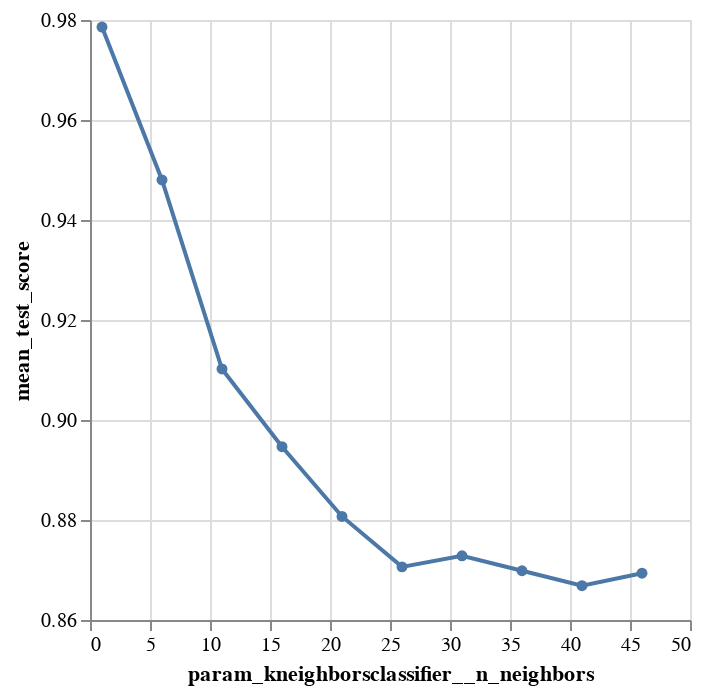

Write notebook code for a chart like this one.
### Code cell
DMSNR_tune_grid = GridSearchCV(
    estimator=DMSNR_tune_pipe,
    param_grid=DMSNR_parameter_grid,
    cv=100
)
scaled_training_DMSNR
DMSNR_accuracies_grid = pd.DataFrame(
    DMSNR_tune_grid.fit(
        scaled_training_DMSNR,
        upsampled_pulsar["type"]
    ).cv_results_
)
cross_val_plot=alt.Chart(DMSNR_accuracies_grid).mark_line(point=True).encode(
    y=alt.Y("mean_test_score").scale(zero=False),
    x=alt.X("param_kneighborsclassifier__n_neighbors"),
)
cross_val_plot

### Figure 1 — Vega-Lite specification as saved in the notebook (floating-point values rounded to 4 significant figures)
{"config": {"view": {"continuousWidth": 300, "continuousHeight": 300}}, "data": {"name": "data-10bfdb8a8f41f21e35ce711793d48f45"}, "mark": {"type": "line", "point": true}, "encoding": {"x": {"field": "param_kneighborsclassifier__n_neighbors", "type": "quantitative"}, "y": {"field": "mean_test_score", "scale": {"zero": false}, "type": "quantitative"}}, "$schema": "https://vega.github.io/schema/vega-lite/v5.15.1.json", "datasets": {"data-10bfdb8a8f41f21e35ce711793d48f45": [{"mean_fit_time": 0.05232, "std_fit_time": 0.00819, "mean_score_time": 0.01761, "std_score_time": 0.00379, "param_kneighborsclassifier__n_neighbors": 1, "params": {"kneighborsclassifier__n_neighbors": 1}, "split0_test_score": 0.9754, "split1_test_score": 0.9713, "split2_test_score": 0.9754, "split3_test_score": 0.9836, "split4_test_score": 0.9836, "split5_test_score": 0.9836, "split6_test_score": 0.9836, "split7_test_score": 0.9754, "split8_test_score": 0.9877, "split9_test_score": 0.9959, "split10_test_score": 0.9754, "split11_test_score": 0.9713, "split12_test_score": 0.9754, "split13_test_score": 0.9836, "split14_test_score": 0.9754, "split15_test_score": 0.9795, "split16_test_score": 0.9836, "split17_test_score": 0.9754, "split18_test_score": 0.9877, "split19_test_score": 0.9836, "split20_test_score": 0.9713, "split21_test_score": 0.9877, "split22_test_score": 0.9754, "split23_test_score": 0.9877, "split24_test_score": 0.9836, "split25_test_score": 0.9877, "split26_test_score": 0.9754, "split27_test_score": 0.9754, "split28_test_score": 0.9836, "split29_test_score": 0.9836, "split30_test_score": 0.9836, "split31_test_score": 0.9795, "split32_test_score": 0.9836, "split33_test_score": 0.9877, "split34_test_score": 0.9836, "split35_test_score": 0.9795, "split36_test_score": 0.9918, "split37_test_score": 0.9713, "split38_test_score": 0.9672, "split39_test_score": 0.9754, "split40_test_score": 0.9713, "split41_test_score": 0.9713, "split42_test_score": 0.9754, "split43_test_score": 0.9754, "split44_test_score": 0.9877, "split45_test_score": 0.9795, "split46_test_score": 0.9672, "split47_test_score": 0.9795, "split48_test_score": 0.9836, "split49_test_score": 0.9795, "split50_test_score": 0.9754, "split51_test_score": 0.9713, "split52_test_score": 0.9877, "split53_test_score": 0.9836, "split54_test_score": 0.9877, "split55_test_score": 0.9795, "split56_test_score": 0.9713, "split57_test_score": 0.9836, "split58_test_score": 0.9836, "split59_test_score": 0.9754, "split60_test_score": 0.9672, "split61_test_score": 0.9631, "split62_test_score": 0.9713, "split63_test_score": 0.9836, "split64_test_score": 0.9754, "split65_test_score": 0.9795, "split66_test_score": 0.9795, "split67_test_score": 0.9836, "split68_test_score": 0.9918, "split69_test_score": 0.9836, "split70_test_score": 0.9713, "split71_test_score": 0.9836, "split72_test_score": 0.9877, "split73_test_score": 0.9795, "split74_test_score": 0.9631, "split75_test_score": 0.9754, "split76_test_score": 0.9754, "split77_test_score": 0.9877, "split78_test_score": 0.9836, "split79_test_score": 0.9713, "split80_test_score": 0.9672, "split81_test_score": 0.9795, "split82_test_score": 0.9754, "split83_test_score": 0.9713, "split84_test_score": 0.9754, "split85_test_score": 0.9672, "split86_test_score": 0.9795, "split87_test_score": 0.9877, "split88_test_score": 0.9835, "split89_test_score": 0.9877, "split90_test_score": 0.9877, "split91_test_score": 0.9753, "split92_test_score": 0.9671, "split93_test_score": 0.9712, "split94_test_score": 0.9753, "split95_test_score": 0.9753, "split96_test_score": 0.9753, "split97_test_score": 0.9671, "split98_test_score": 0.9712, "split99_test_score": 0.9712, "mean_test_score": 0.9786, "std_test_score": 0.006953, "rank_test_score": 1}, {"mean_fit_time": 0.04944, "std_fit_time": 0.005935, "mean_score_time": 0.0177, "std_score_time": 0.002751, "param_kneighborsclassifier__n_neighbors": 6, "params": {"kneighborsclassifier__n_neighbors": 6}, "split0_test_score": 0.9344, "split1_test_score": 0.9426, "split2_test_score": 0.9426, "split3_test_score": 0.9344, "split4_test_score": 0.9426, "split5_test_score": 0.9631, "split6_test_score": 0.9508, "split7_test_score": 0.9754, "split8_test_score": 0.9426, "split9_test_score": 0.9713, "split10_test_score": 0.959, "split11_test_score": 0.9385, "split12_test_score": 0.9262, "split13_test_score": 0.959, "split14_test_score": 0.9467, "split15_test_score": 0.959, "split16_test_score": 0.9754, "split17_test_score": 0.9549, "split18_test_score": 0.9672, "split19_test_score": 0.9467, "split20_test_score": 0.9344, "split21_test_score": 0.9303, "split22_test_score": 0.9426, "split23_test_score": 0.959, "split24_test_score": 0.9262, "split25_test_score": 0.9426, "split26_test_score": 0.9549, "split27_test_score": 0.9467, "split28_test_score": 0.9631, "split29_test_score": 0.9549, "split30_test_score": 0.9467, "split31_test_score": 0.9426, "split32_test_score": 0.9549, "split33_test_score": 0.959, "split34_test_score": 0.9549, "split35_test_score": 0.9631, "split36_test_score": 0.9467, "split37_test_score": 0.9467, "split38_test_score": 0.9344, "split39_test_score": 0.9467, "split40_test_score": 0.9344, "split41_test_score": 0.9426, "split42_test_score": 0.9426, "split43_test_score": 0.9385, "split44_test_score": 0.9467, "split45_test_score": 0.9303, "split46_test_score": 0.9467, "split47_test_score": 0.9303, "split48_test_score": 0.9549, "split49_test_score": 0.9385, "split50_test_score": 0.959, "split51_test_score": 0.9344, "split52_test_score": 0.9549, "split53_test_score": 0.9631, "split54_test_score": 0.9467, "split55_test_score": 0.9631, "split56_test_score": 0.9385, "split57_test_score": 0.9426, "split58_test_score": 0.9672, "split59_test_score": 0.9303, "split60_test_score": 0.9467, "split61_test_score": 0.9262, "split62_test_score": 0.9426, "split63_test_score": 0.959, "split64_test_score": 0.9508, "split65_test_score": 0.9508, "split66_test_score": 0.9508, "split67_test_score": 0.9713, "split68_test_score": 0.9713, "split69_test_score": 0.918, "split70_test_score": 0.9344, "split71_test_score": 0.9467, "split72_test_score": 0.9508, "split73_test_score": 0.9754, "split74_test_score": 0.9508, "split75_test_score": 0.9303, "split76_test_score": 0.9426, "split77_test_score": 0.9713, "split78_test_score": 0.9426, "split79_test_score": 0.9426, "split80_test_score": 0.9508, "split81_test_score": 0.9426, "split82_test_score": 0.9426, "split83_test_score": 0.9426, "split84_test_score": 0.9508, "split85_test_score": 0.9426, "split86_test_score": 0.959, "split87_test_score": 0.9631, "split88_test_score": 0.9342, "split89_test_score": 0.9547, "split90_test_score": 0.9671, "split91_test_score": 0.9547, "split92_test_score": 0.9342, "split93_test_score": 0.9547, "split94_test_score": 0.9465, "split95_test_score": 0.9424, "split96_test_score": 0.9259, "split97_test_score": 0.9588, "split98_test_score": 0.9424, "split99_test_score": 0.9259, "mean_test_score": 0.948, "std_test_score": 0.01266, "rank_test_score": 2}, {"mean_fit_time": 0.05702, "std_fit_time": 0.01359, "mean_score_time": 0.02147, "std_score_time": 0.006109, "param_kneighborsclassifier__n_neighbors": 11, "params": {"kneighborsclassifier__n_neighbors": 11}, "split0_test_score": 0.9057, "split1_test_score": 0.9098, "split2_test_score": 0.9016, "split3_test_score": 0.8893, "split4_test_score": 0.8975, "split5_test_score": 0.9303, "split6_test_score": 0.9016, "split7_test_score": 0.9139, "split8_test_score": 0.8852, "split9_test_score": 0.918, "split10_test_score": 0.9221, "split11_test_score": 0.8975, "split12_test_score": 0.8811, "split13_test_score": 0.9344, "split14_test_score": 0.8811, "split15_test_score": 0.9098, "split16_test_score": 0.9385, "split17_test_score": 0.9057, "split18_test_score": 0.9057, "split19_test_score": 0.9057, "split20_test_score": 0.8975, "split21_test_score": 0.9098, "split22_test_score": 0.8811, "split23_test_score": 0.9098, "split24_test_score": 0.8893, "split25_test_score": 0.9221, "split26_test_score": 0.9139, "split27_test_score": 0.918, "split28_test_score": 0.9385, "split29_test_score": 0.9262, "split30_test_score": 0.8852, "split31_test_score": 0.9016, "split32_test_score": 0.9221, "split33_test_score": 0.9139, "split34_test_score": 0.9098, "split35_test_score": 0.9426, "split36_test_score": 0.918, "split37_test_score": 0.8975, "split38_test_score": 0.9057, "split39_test_score": 0.9262, "split40_test_score": 0.9057, "split41_test_score": 0.8934, "split42_test_score": 0.9139, "split43_test_score": 0.9098, "split44_test_score": 0.9221, "split45_test_score": 0.8975, "split46_test_score": 0.918, "split47_test_score": 0.877, "split48_test_score": 0.9344, "split49_test_score": 0.9016, "split50_test_score": 0.9221, "split51_test_score": 0.9057, "split52_test_score": 0.9057, "split53_test_score": 0.9262, "split54_test_score": 0.8975, "split55_test_score": 0.9057, "split56_test_score": 0.9221, "split57_test_score": 0.8975, "split58_test_score": 0.9139, "split59_test_score": 0.9057, "split60_test_score": 0.9139, "split61_test_score": 0.877, "split62_test_score": 0.918, "split63_test_score": 0.918, "split64_test_score": 0.9098, "split65_test_score": 0.8975, "split66_test_score": 0.9139, "split67_test_score": 0.9426, "split68_test_score": 0.9385, "split69_test_score": 0.8934, "split70_test_score": 0.918, "split71_test_score": 0.9098, "split72_test_score": 0.9098, "split73_test_score": 0.9426, "split74_test_score": 0.9139, "split75_test_score": 0.9057, "split76_test_score": 0.918, "split77_test_score": 0.9303, "split78_test_score": 0.918, "split79_test_score": 0.9139, "split80_test_score": 0.9016, "split81_test_score": 0.9098, "split82_test_score": 0.9057, "split83_test_score": 0.8893, "split84_test_score": 0.9262, "split85_test_score": 0.8975, "split86_test_score": 0.9221, "split87_test_score": 0.9221, "split88_test_score": 0.8765, "split89_test_score": 0.9383, "split90_test_score": 0.9465, "split91_test_score": 0.9177, "split92_test_score": 0.9053, "split93_test_score": 0.893, "split94_test_score": 0.9218, "split95_test_score": 0.9136, "split96_test_score": 0.893, "split97_test_score": 0.8848, "split98_test_score": 0.9136, "split99_test_score": 0.8971, "mean_test_score": 0.9102, "std_test_score": 0.01586, "rank_test_score": 3}, {"mean_fit_time": 0.0479, "std_fit_time": 0.00367, "mean_score_time": 0.0177, "std_score_time": 0.001756, "param_kneighborsclassifier__n_neighbors": 16, "params": {"kneighborsclassifier__n_neighbors": 16}, "split0_test_score": 0.8934, "split1_test_score": 0.8934, "split2_test_score": 0.8689, "split3_test_score": 0.8566, "split4_test_score": 0.8607, "split5_test_score": 0.8975, "split6_test_score": 0.8975, "split7_test_score": 0.9098, "split8_test_score": 0.8852, "split9_test_score": 0.8934, "split10_test_score": 0.9016, "split11_test_score": 0.8934, "split12_test_score": 0.8607, "split13_test_score": 0.918, "split14_test_score": 0.8689, "split15_test_score": 0.8852, "split16_test_score": 0.9098, "split17_test_score": 0.9139, "split18_test_score": 0.9221, "split19_test_score": 0.8852, "split20_test_score": 0.873, "split21_test_score": 0.9057, "split22_test_score": 0.873, "split23_test_score": 0.8893, "split24_test_score": 0.9139, "split25_test_score": 0.9016, "split26_test_score": 0.8852, "split27_test_score": 0.9344, "split28_test_score": 0.9098, "split29_test_score": 0.9139, "split30_test_score": 0.8811, "split31_test_score": 0.8975, "split32_test_score": 0.8934, "split33_test_score": 0.8893, "split34_test_score": 0.9057, "split35_test_score": 0.9139, "split36_test_score": 0.8975, "split37_test_score": 0.9016, "split38_test_score": 0.9098, "split39_test_score": 0.9139, "split40_test_score": 0.8893, "split41_test_score": 0.8689, "split42_test_score": 0.9016, "split43_test_score": 0.877, "split44_test_score": 0.8934, "split45_test_score": 0.8893, "split46_test_score": 0.9098, "split47_test_score": 0.8689, "split48_test_score": 0.918, "split49_test_score": 0.8975, "split50_test_score": 0.9098, "split51_test_score": 0.8934, "split52_test_score": 0.9057, "split53_test_score": 0.9098, "split54_test_score": 0.8607, "split55_test_score": 0.8934, "split56_test_score": 0.9098, "split57_test_score": 0.8893, "split58_test_score": 0.8934, "split59_test_score": 0.8975, "split60_test_score": 0.8893, "split61_test_score": 0.873, "split62_test_score": 0.9057, "split63_test_score": 0.8934, "split64_test_score": 0.9016, "split65_test_score": 0.8975, "split66_test_score": 0.873, "split67_test_score": 0.9303, "split68_test_score": 0.9344, "split69_test_score": 0.8811, "split70_test_score": 0.9221, "split71_test_score": 0.8852, "split72_test_score": 0.8893, "split73_test_score": 0.9057, "split74_test_score": 0.9057, "split75_test_score": 0.873, "split76_test_score": 0.9098, "split77_test_score": 0.9057, "split78_test_score": 0.8852, "split79_test_score": 0.918, "split80_test_score": 0.873, "split81_test_score": 0.918, "split82_test_score": 0.9139, "split83_test_score": 0.877, "split84_test_score": 0.918, "split85_test_score": 0.8689, "split86_test_score": 0.8934, "split87_test_score": 0.9016, "split88_test_score": 0.8765, "split89_test_score": 0.8971, "split90_test_score": 0.93, "split91_test_score": 0.8807, "split92_test_score": 0.8848, "split93_test_score": 0.8807, "split94_test_score": 0.9053, "split95_test_score": 0.8889, "split96_test_score": 0.8642, "split97_test_score": 0.856, "split98_test_score": 0.8889, "split99_test_score": 0.8724, "mean_test_score": 0.8947, "std_test_score": 0.01794, "rank_test_score": 4}, {"mean_fit_time": 0.04773, "std_fit_time": 0.001799, "mean_score_time": 0.01858, "std_score_time": 0.003002, "param_kneighborsclassifier__n_neighbors": 21, "params": {"kneighborsclassifier__n_neighbors": 21}, "split0_test_score": 0.8852, "split1_test_score": 0.8852, "split2_test_score": 0.8525, "split3_test_score": 0.8607, "split4_test_score": 0.8648, "split5_test_score": 0.8811, "split6_test_score": 0.8689, "split7_test_score": 0.877, "split8_test_score": 0.877, "split9_test_score": 0.8811, "split10_test_score": 0.8852, "split11_test_score": 0.8566, "split12_test_score": 0.832, "split13_test_score": 0.9057, "split14_test_score": 0.8607, "split15_test_score": 0.8811, "split16_test_score": 0.8975, "split17_test_score": 0.918, "split18_test_score": 0.9139, "split19_test_score": 0.8689, "split20_test_score": 0.8566, "split21_test_score": 0.9016, "split22_test_score": 0.8443, "split23_test_score": 0.8402, "split24_test_score": 0.8934, "split25_test_score": 0.8934, "split26_test_score": 0.877, "split27_test_score": 0.918, "split28_test_score": 0.873, "split29_test_score": 0.8934, "split30_test_score": 0.8648, "split31_test_score": 0.8893, "split32_test_score": 0.9016, "split33_test_score": 0.877, "split34_test_score": 0.877, "split35_test_score": 0.8975, "split36_test_score": 0.877, "split37_test_score": 0.8934, "split38_test_score": 0.8852, "split39_test_score": 0.9098, "split40_test_score": 0.8852, "split41_test_score": 0.8484, "split42_test_score": 0.8566, "split43_test_score": 0.8689, "split44_test_score": 0.8893, "split45_test_score": 0.8566, "split46_test_score": 0.9098, "split47_test_score": 0.8443, "split48_test_score": 0.9221, "split49_test_score": 0.873, "split50_test_score": 0.8934, "split51_test_score": 0.8811, "split52_test_score": 0.8975, "split53_test_score": 0.9098, "split54_test_score": 0.8648, "split55_test_score": 0.8852, "split56_test_score": 0.8934, "split57_test_score": 0.877, "split58_test_score": 0.8934, "split59_test_score": 0.9016, "split60_test_score": 0.8566, "split61_test_score": 0.8566, "split62_test_score": 0.9057, "split63_test_score": 0.8648, "split64_test_score": 0.8893, "split65_test_score": 0.8893, "split66_test_score": 0.877, "split67_test_score": 0.918, "split68_test_score": 0.9221, "split69_test_score": 0.8811, "split70_test_score": 0.8975, "split71_test_score": 0.8934, "split72_test_score": 0.8811, "split73_test_score": 0.9057, "split74_test_score": 0.918, "split75_test_score": 0.8811, "split76_test_score": 0.8648, "split77_test_score": 0.9139, "split78_test_score": 0.8607, "split79_test_score": 0.8893, "split80_test_score": 0.8607, "split81_test_score": 0.9057, "split82_test_score": 0.8893, "split83_test_score": 0.8607, "split84_test_score": 0.9016, "split85_test_score": 0.8525, "split86_test_score": 0.8852, "split87_test_score": 0.8975, "split88_test_score": 0.8642, "split89_test_score": 0.8807, "split90_test_score": 0.8971, "split91_test_score": 0.8601, "split92_test_score": 0.8519, "split93_test_score": 0.8642, "split94_test_score": 0.893, "split95_test_score": 0.8765, "split96_test_score": 0.8477, "split97_test_score": 0.8354, "split98_test_score": 0.856, "split99_test_score": 0.856, "mean_test_score": 0.8807, "std_test_score": 0.02114, "rank_test_score": 5}, {"mean_fit_time": 0.0484, "std_fit_time": 0.003263, "mean_score_time": 0.01845, "std_score_time": 0.001384, "param_kneighborsclassifier__n_neighbors": 26, "params": {"kneighborsclassifier__n_neighbors": 26}, "split0_test_score": 0.877, "split1_test_score": 0.873, "split2_test_score": 0.8648, "split3_test_score": 0.8484, "split4_test_score": 0.8607, "split5_test_score": 0.873, "split6_test_score": 0.8607, "split7_test_score": 0.877, "split8_test_score": 0.873, "split9_test_score": 0.8607, "split10_test_score": 0.8852, "split11_test_score": 0.8566, "split12_test_score": 0.8238, "split13_test_score": 0.9057, "split14_test_score": 0.873, "split15_test_score": 0.877, "split16_test_score": 0.8893, "split17_test_score": 0.9057, "split18_test_score": 0.9139, "split19_test_score": 0.8566, "split20_test_score": 0.8156, "split21_test_score": 0.8689, "split22_test_score": 0.8361, "split23_test_score": 0.8402, "split24_test_score": 0.8443, "split25_test_score": 0.877, "split26_test_score": 0.8566, "split27_test_score": 0.8975, "split28_test_score": 0.8566, "split29_test_score": 0.9016, "split30_test_score": 0.8566, "split31_test_score": 0.8689, "split32_test_score": 0.8852, "split33_test_score": 0.877, "split34_test_score": 0.8893, "split35_test_score": 0.8852, "split36_test_score": 0.8525, "split37_test_score": 0.8648, "split38_test_score": 0.8852, "split39_test_score": 0.8975, "split40_test_score": 0.877, "split41_test_score": 0.8525, "split42_test_score": 0.8566, "split43_test_score": 0.8525, "split44_test_score": 0.877, "split45_test_score": 0.8402, "split46_test_score": 0.8934, "split47_test_score": 0.832, "split48_test_score": 0.9098, "split49_test_score": 0.8811, "split50_test_score": 0.8607, "split51_test_score": 0.8525, "split52_test_score": 0.8893, "split53_test_score": 0.9016, "split54_test_score": 0.8402, "split55_test_score": 0.8648, "split56_test_score": 0.8811, "split57_test_score": 0.877, "split58_test_score": 0.8607, "split59_test_score": 0.8975, "split60_test_score": 0.8525, "split61_test_score": 0.8648, "split62_test_score": 0.8811, "split63_test_score": 0.8525, "split64_test_score": 0.9016, "split65_test_score": 0.8607, "split66_test_score": 0.8566, "split67_test_score": 0.918, "split68_test_score": 0.918, "split69_test_score": 0.873, "split70_test_score": 0.873, "split71_test_score": 0.8811, "split72_test_score": 0.8525, "split73_test_score": 0.9016, "split74_test_score": 0.9139, "split75_test_score": 0.8525, "split76_test_score": 0.877, "split77_test_score": 0.9057, "split78_test_score": 0.8566, "split79_test_score": 0.8811, "split80_test_score": 0.877, "split81_test_score": 0.8852, "split82_test_score": 0.877, "split83_test_score": 0.8566, "split84_test_score": 0.877, "split85_test_score": 0.8279, "split86_test_score": 0.8893, "split87_test_score": 0.8975, "split88_test_score": 0.8436, "split89_test_score": 0.8683, "split90_test_score": 0.8848, "split91_test_score": 0.8683, "split92_test_score": 0.8601, "split93_test_score": 0.8848, "split94_test_score": 0.8477, "split95_test_score": 0.8724, "split96_test_score": 0.8354, "split97_test_score": 0.8395, "split98_test_score": 0.8354, "split99_test_score": 0.8519, "mean_test_score": 0.8706, "std_test_score": 0.02208, "rank_test_score": 7}, {"mean_fit_time": 0.0477, "std_fit_time": 0.003141, "mean_score_time": 0.01839, "std_score_time": 0.00126, "param_kneighborsclassifier__n_neighbors": 31, "params": {"kneighborsclassifier__n_neighbors": 31}, "split0_test_score": 0.8566, "split1_test_score": 0.8689, "split2_test_score": 0.8689, "split3_test_score": 0.8607, "split4_test_score": 0.8648, "split5_test_score": 0.8893, "split6_test_score": 0.8607, "split7_test_score": 0.873, "split8_test_score": 0.873, "split9_test_score": 0.8893, "split10_test_score": 0.8975, "split11_test_score": 0.8811, "split12_test_score": 0.8443, "split13_test_score": 0.9139, "split14_test_score": 0.8852, "split15_test_score": 0.8811, "split16_test_score": 0.8975, "split17_test_score": 0.9139, "split18_test_score": 0.918, "split19_test_score": 0.8566, "split20_test_score": 0.8156, "split21_test_score": 0.877, "split22_test_score": 0.8279, "split23_test_score": 0.8525, "split24_test_score": 0.8484, "split25_test_score": 0.8811, "split26_test_score": 0.8607, "split27_test_score": 0.8934, "split28_test_score": 0.877, "split29_test_score": 0.9139, "split30_test_score": 0.8443, "split31_test_score": 0.877, "split32_test_score": 0.8934, "split33_test_score": 0.8893, "split34_test_score": 0.8934, "split35_test_score": 0.9016, "split36_test_score": 0.8566, "split37_test_score": 0.873, "split38_test_score": 0.8893, "split39_test_score": 0.9057, "split40_test_score": 0.873, "split41_test_score": 0.8525, "split42_test_score": 0.8566, "split43_test_score": 0.8607, "split44_test_score": 0.8648, "split45_test_score": 0.8443, "split46_test_score": 0.8934, "split47_test_score": 0.8484, "split48_test_score": 0.9016, "split49_test_score": 0.8648, "split50_test_score": 0.8484, "split51_test_score": 0.8566, "split52_test_score": 0.8811, "split53_test_score": 0.8934, "split54_test_score": 0.8566, "split55_test_score": 0.8443, "split56_test_score": 0.8975, "split57_test_score": 0.8689, "split58_test_score": 0.8689, "split59_test_score": 0.8811, "split60_test_score": 0.8525, "split61_test_score": 0.8607, "split62_test_score": 0.8852, "split63_test_score": 0.8648, "split64_test_score": 0.8934, "split65_test_score": 0.8648, "split66_test_score": 0.8566, "split67_test_score": 0.9098, "split68_test_score": 0.9057, "split69_test_score": 0.8607, "split70_test_score": 0.8852, "split71_test_score": 0.8689, "split72_test_score": 0.8607, "split73_test_score": 0.8893, "split74_test_score": 0.9098, "split75_test_score": 0.8648, "split76_test_score": 0.873, "split77_test_score": 0.8934, "split78_test_score": 0.8566, "split79_test_score": 0.877, "split80_test_score": 0.877, "split81_test_score": 0.8934, "split82_test_score": 0.873, "split83_test_score": 0.8607, "split84_test_score": 0.8934, "split85_test_score": 0.8238, "split86_test_score": 0.8975, "split87_test_score": 0.8852, "split88_test_score": 0.8395, "split89_test_score": 0.8848, "split90_test_score": 0.893, "split91_test_score": 0.8807, "split92_test_score": 0.8601, "split93_test_score": 0.8683, "split94_test_score": 0.8642, "split95_test_score": 0.8848, "split96_test_score": 0.8436, "split97_test_score": 0.8395, "split98_test_score": 0.823, "split99_test_score": 0.8436, "mean_test_score": 0.8728, "std_test_score": 0.02181, "rank_test_score": 6}, {"mean_fit_time": 0.04998, "std_fit_time": 0.009182, "mean_score_time": 0.01989, "std_score_time": 0.004075, "param_kneighborsclassifier__n_neighbors": 36, "params": {"kneighborsclassifier__n_neighbors": 36}, "split0_test_score": 0.8566, "split1_test_score": 0.8607, "split2_test_score": 0.8484, "split3_test_score": 0.8566, "split4_test_score": 0.8566, "split5_test_score": 0.873, "split6_test_score": 0.8607, "split7_test_score": 0.8648, "split8_test_score": 0.8607, "split9_test_score": 0.8811, "split10_test_score": 0.9057, "split11_test_score": 0.873, "split12_test_score": 0.8484, "split13_test_score": 0.9057, "split14_test_score": 0.8811, "split15_test_score": 0.877, "split16_test_score": 0.8975, "split17_test_score": 0.8975, "split18_test_score": 0.9221, "split19_test_score": 0.8648, "split20_test_score": 0.8156, "split21_test_score": 0.8689, "split22_test_score": 0.8115, "split23_test_score": 0.8484, "split24_test_score": 0.8443, "split25_test_score": 0.8852, "split26_test_score": 0.8607, "split27_test_score": 0.9016, "split28_test_score": 0.8566, "split29_test_score": 0.9139, "split30_test_score": 0.8484, "split31_test_score": 0.873, "split32_test_score": 0.8893, "split33_test_score": 0.8893, "split34_test_score": 0.8975, "split35_test_score": 0.8934, "split36_test_score": 0.8607, "split37_test_score": 0.8607, "split38_test_score": 0.8811, "split39_test_score": 0.9016, "split40_test_score": 0.8607, "split41_test_score": 0.8484, "split42_test_score": 0.8525, "split43_test_score": 0.873, "split44_test_score": 0.873, "split45_test_score": 0.8484, "split46_test_score": 0.8852, "split47_test_score": 0.8361, "split48_test_score": 0.8975, "split49_test_score": 0.8566, "split50_test_score": 0.8525, "split51_test_score": 0.8648, "split52_test_score": 0.873, "split53_test_score": 0.8811, "split54_test_score": 0.8525, "split55_test_score": 0.8443, "split56_test_score": 0.8934, "split57_test_score": 0.877, "split58_test_score": 0.8689, "split59_test_score": 0.8852, "split60_test_score": 0.8566, "split61_test_score": 0.8566, "split62_test_score": 0.8934, "split63_test_score": 0.8648, "split64_test_score": 0.8975, "split65_test_score": 0.8648, "split66_test_score": 0.8566, "split67_test_score": 0.9016, "split68_test_score": 0.9139, "split69_test_score": 0.873, "split70_test_score": 0.873, "split71_test_score": 0.8566, "split72_test_score": 0.8525, "split73_test_score": 0.8811, "split74_test_score": 0.918, "split75_test_score": 0.8607, "split76_test_score": 0.8607, "split77_test_score": 0.877, "split78_test_score": 0.8566, "split79_test_score": 0.8689, "split80_test_score": 0.873, "split81_test_score": 0.8811, "split82_test_score": 0.873, "split83_test_score": 0.8525, "split84_test_score": 0.8811, "split85_test_score": 0.8238, "split86_test_score": 0.8893, "split87_test_score": 0.877, "split88_test_score": 0.8477, "split89_test_score": 0.8683, "split90_test_score": 0.893, "split91_test_score": 0.8724, "split92_test_score": 0.8724, "split93_test_score": 0.8601, "split94_test_score": 0.8642, "split95_test_score": 0.8848, "split96_test_score": 0.8519, "split97_test_score": 0.8477, "split98_test_score": 0.823, "split99_test_score": 0.8477, "mean_test_score": 0.8698, "std_test_score": 0.02141, "rank_test_score": 8}, {"mean_fit_time": 0.0485, "std_fit_time": 0.004198, "mean_score_time": 0.01976, "std_score_time": 0.002861, "param_kneighborsclassifier__n_neighbors": 41, "params": {"kneighborsclassifier__n_neighbors": 41}, "split0_test_score": 0.8566, "split1_test_score": 0.877, "split2_test_score": 0.8443, "split3_test_score": 0.8402, "split4_test_score": 0.8443, "split5_test_score": 0.8484, "split6_test_score": 0.8566, "split7_test_score": 0.8689, "split8_test_score": 0.8566, "split9_test_score": 0.8689, "split10_test_score": 0.9016, "split11_test_score": 0.8607, "split12_test_score": 0.8484, "split13_test_score": 0.9057, "split14_test_score": 0.873, "split15_test_score": 0.873, "split16_test_score": 0.9057, "split17_test_score": 0.9016, "split18_test_score": 0.9098, "split19_test_score": 0.8607, "split20_test_score": 0.8033, "split21_test_score": 0.8852, "split22_test_score": 0.8115, "split23_test_score": 0.8402, "split24_test_score": 0.8361, "split25_test_score": 0.8607, "split26_test_score": 0.8484, "split27_test_score": 0.9098, "split28_test_score": 0.8607, "split29_test_score": 0.9139, "split30_test_score": 0.8648, "split31_test_score": 0.8648, "split32_test_score": 0.873, "split33_test_score": 0.8852, "split34_test_score": 0.8934, "split35_test_score": 0.9057, "split36_test_score": 0.8689, "split37_test_score": 0.8566, "split38_test_score": 0.8893, "split39_test_score": 0.8975, "split40_test_score": 0.8648, "split41_test_score": 0.8279, "split42_test_score": 0.8566, "split43_test_score": 0.873, "split44_test_score": 0.8607, "split45_test_score": 0.8361, "split46_test_score": 0.8934, "split47_test_score": 0.832, "split48_test_score": 0.9016, "split49_test_score": 0.8566, "split50_test_score": 0.8402, "split51_test_score": 0.8566, "split52_test_score": 0.8893, "split53_test_score": 0.873, "split54_test_score": 0.8402, "split55_test_score": 0.8648, "split56_test_score": 0.8893, "split57_test_score": 0.873, "split58_test_score": 0.8648, "split59_test_score": 0.8852, "split60_test_score": 0.8525, "split61_test_score": 0.8566, "split62_test_score": 0.8852, "split63_test_score": 0.8566, "split64_test_score": 0.9016, "split65_test_score": 0.8566, "split66_test_score": 0.8484, "split67_test_score": 0.9057, "split68_test_score": 0.9057, "split69_test_score": 0.8648, "split70_test_score": 0.8648, "split71_test_score": 0.8525, "split72_test_score": 0.8566, "split73_test_score": 0.8893, "split74_test_score": 0.9139, "split75_test_score": 0.8607, "split76_test_score": 0.8648, "split77_test_score": 0.873, "split78_test_score": 0.8443, "split79_test_score": 0.8689, "split80_test_score": 0.8648, "split81_test_score": 0.873, "split82_test_score": 0.873, "split83_test_score": 0.873, "split84_test_score": 0.877, "split85_test_score": 0.832, "split86_test_score": 0.8893, "split87_test_score": 0.877, "split88_test_score": 0.8395, "split89_test_score": 0.856, "split90_test_score": 0.8889, "split91_test_score": 0.8683, "split92_test_score": 0.8601, "split93_test_score": 0.8642, "split94_test_score": 0.8642, "split95_test_score": 0.8765, "split96_test_score": 0.8436, "split97_test_score": 0.8354, "split98_test_score": 0.823, "split99_test_score": 0.8354, "mean_test_score": 0.8669, "std_test_score": 0.02323, "rank_test_score": 10}, {"mean_fit_time": 0.04871, "std_fit_time": 0.003789, "mean_score_time": 0.02001, "std_score_time": 0.001774, "param_kneighborsclassifier__n_neighbors": 46, "params": {"kneighborsclassifier__n_neighbors": 46}, "split0_test_score": 0.8443, "split1_test_score": 0.873, "split2_test_score": 0.8525, "split3_test_score": 0.8443, "split4_test_score": 0.8525, "split5_test_score": 0.8484, "split6_test_score": 0.8607, "split7_test_score": 0.877, "split8_test_score": 0.8689, "split9_test_score": 0.873, "split10_test_score": 0.8975, "split11_test_score": 0.8525, "split12_test_score": 0.8484, "split13_test_score": 0.8811, "split14_test_score": 0.8811, "split15_test_score": 0.8648, "split16_test_score": 0.9016, "split17_test_score": 0.9057, "split18_test_score": 0.9139, "split19_test_score": 0.8648, "split20_test_score": 0.8115, "split21_test_score": 0.8893, "split22_test_score": 0.8074, "split23_test_score": 0.8402, "split24_test_score": 0.8402, "split25_test_score": 0.877, "split26_test_score": 0.8484, "split27_test_score": 0.9139, "split28_test_score": 0.873, "split29_test_score": 0.918, "split30_test_score": 0.8689, "split31_test_score": 0.877, "split32_test_score": 0.877, "split33_test_score": 0.8975, "split34_test_score": 0.8975, "split35_test_score": 0.8975, "split36_test_score": 0.8811, "split37_test_score": 0.8607, "split38_test_score": 0.8975, "split39_test_score": 0.9057, "split40_test_score": 0.8607, "split41_test_score": 0.8484, "split42_test_score": 0.8484, "split43_test_score": 0.8607, "split44_test_score": 0.8566, "split45_test_score": 0.8402, "split46_test_score": 0.8975, "split47_test_score": 0.832, "split48_test_score": 0.9057, "split49_test_score": 0.8484, "split50_test_score": 0.8402, "split51_test_score": 0.8607, "split52_test_score": 0.8811, "split53_test_score": 0.8852, "split54_test_score": 0.8484, "split55_test_score": 0.8648, "split56_test_score": 0.8811, "split57_test_score": 0.8607, "split58_test_score": 0.8648, "split59_test_score": 0.8934, "split60_test_score": 0.8566, "split61_test_score": 0.8566, "split62_test_score": 0.8852, "split63_test_score": 0.8607, "split64_test_score": 0.9016, "split65_test_score": 0.8566, "split66_test_score": 0.873, "split67_test_score": 0.9016, "split68_test_score": 0.9139, "split69_test_score": 0.8689, "split70_test_score": 0.8525, "split71_test_score": 0.8607, "split72_test_score": 0.8566, "split73_test_score": 0.8852, "split74_test_score": 0.9057, "split75_test_score": 0.877, "split76_test_score": 0.8852, "split77_test_score": 0.877, "split78_test_score": 0.8689, "split79_test_score": 0.8689, "split80_test_score": 0.8648, "split81_test_score": 0.8934, "split82_test_score": 0.873, "split83_test_score": 0.873, "split84_test_score": 0.8811, "split85_test_score": 0.8279, "split86_test_score": 0.8893, "split87_test_score": 0.8893, "split88_test_score": 0.8354, "split89_test_score": 0.8683, "split90_test_score": 0.8848, "split91_test_score": 0.8724, "split92_test_score": 0.856, "split93_test_score": 0.8601, "split94_test_score": 0.8601, "split95_test_score": 0.8724, "split96_test_score": 0.8354, "split97_test_score": 0.8519, "split98_test_score": 0.8313, "split99_test_score": 0.8395, "mean_test_score": 0.8694, "std_test_score": 0.0229, "rank_test_score": 9}]}}
